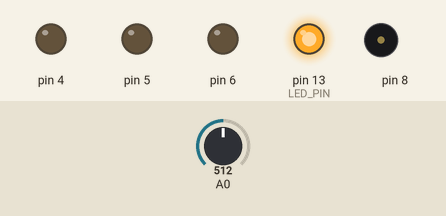
Simulated run of this sketch. Board: Arduino Uno, built with avr-gcc and run on an emulated ATmega328P. On the bench: output pins drawn as LEDs (lit = HIGH), buzzer (waves = sounding). The inputs (shaded band) are chosen by the test bench; at power-on: A0 = 512. What the sketch prints to the serial monitor is not drawn.

Above: at 0.1 s.
At 6.2 s:
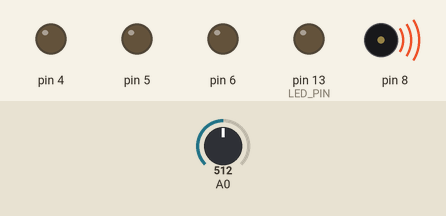
6.3 s: A0 set to 1005
7.8 s: A0 set to 1023
Timing chart, 0 to 10.8 s (numbered marks = the images above; inputs shaded):
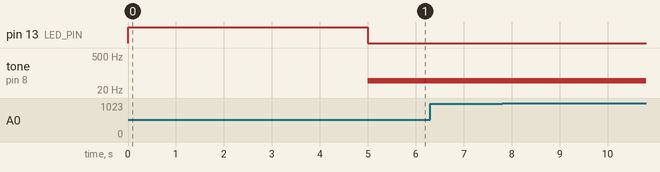

Measured:
- after the input at 6.3 s, every drawn part: stays the same
- after the input at 7.8 s, every drawn part: stays the same

The sketch:

lab_3_code.ino
```cpp
int sensorValue;
int sensorLow = 1023;
int sensorHigh = 0;
const int LED_PIN = 13;
void setup() {
pinMode(LED_PIN, OUTPUT);
digitalWrite(LED_PIN, HIGH);
 for(int pinNumber = 4; pinNumber < 7; pinNumber++)
{
  pinMode(pinNumber,OUTPUT);
  digitalWrite(pinNumber, LOW);
}
// open a serial connection to display values
Serial.begin(9600);
// calibrate for the first five seconds after program runs
while (millis() < 5000) {
sensorValue = analogRead(A0);
if (sensorValue > sensorHigh) {
sensorHigh = sensorValue;
}
if (sensorValue < sensorLow) {
sensorLow = sensorValue;
}
}
// turn the LED off, signaling the end of the calibration period
digitalWrite(LED_PIN, LOW);
}
void loop() {
sensorValue = analogRead(A0);
Serial.print(sensorValue);
float voltage = (sensorValue/1023.0)*5.0;
float R = (4700)/(5-voltage);
Serial.print(R);
// map the sensor values to a wide range of pitches
int pitch = map(sensorValue, sensorLow, sensorHigh, 50, 4000);
//D4 = Red RED2
//D5 = Green GRN2
//D6 = Amber AMB
if(pitch <=1000)
{
  digitalWrite(4, LOW);
  digitalWrite(5, LOW);
  digitalWrite(6, LOW);
}
else if (pitch > 1000 && pitch <=2000)
{
  digitalWrite(4, LOW);
  digitalWrite(5, HIGH);
  digitalWrite(6, LOW);
}
else if (pitch > 2000 && pitch <=3000)
{
  digitalWrite(4, LOW);
  digitalWrite(5, HIGH);
  digitalWrite(6, HIGH);
}
else
{
  digitalWrite(4, HIGH);
  digitalWrite(5, HIGH);
  digitalWrite(6, HIGH);
}
// play the tone for 20 ms on pin 8
tone(8, pitch, 20);
// wait for 10 ms to give sound time to play
delay(10);
}
```
